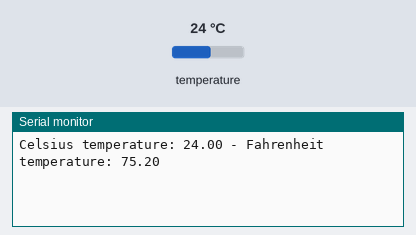
This sketch was run on a simulated Arduino Uno, built with avr-gcc and run on an emulated ATmega328P. Parts: the last lines printed to the serial monitor. Inputs (shaded band) come from the test bench; at power-on: temperature 24 °C.

Above: at 1.5 s.
1.6 s: temperature set to 12 °C
At 3.4 s:
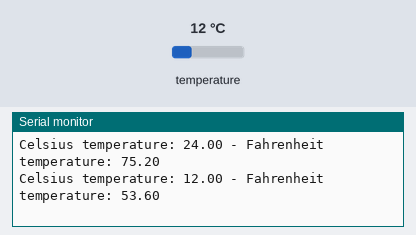
3.7 s: temperature set to 19 °C
At 5.4 s:
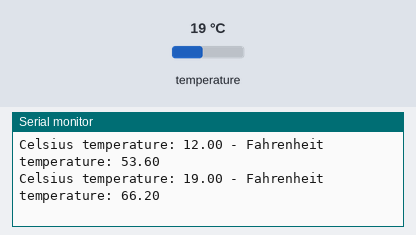
Timing chart, 0 to 6.9 s (numbered marks = the images above; inputs shaded):
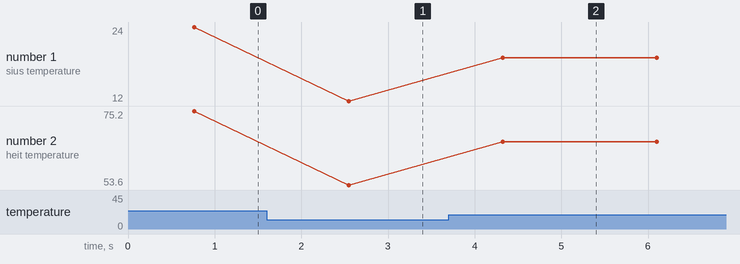

The sketch:

temp.ino
```cpp
#include <OneWire.h>
#include <DallasTemperature.h>

#define ONE_WIRE_BUS 4

OneWire oneWire(ONE_WIRE_BUS);

DallasTemperature sensors(&oneWire);

void setup(void)
{
    Serial.begin(9600);
    sensors.begin();
}

void loop(void)
{
    sensors.requestTemperatures();

    Serial.print("Celsius temperature: ");
    Serial.print(sensors.getTempCByIndex(0));
    Serial.print(" - Fahrenheit temperature: ");
    Serial.println(sensors.getTempFByIndex(0));
    delay(1000);
}
```

Measured:
- after the input at 1.6 s, the serial monitor: prints a new line after 0.94 s (image 1)
- after the input at 3.7 s, the serial monitor: prints a new line after 0.62 s (image 2)
- plotted number 1: 24 → 12 after the input at 1.6 s, 12 → 19 after the input at 3.7 s
- plotted number 2: 75.2 → 53.6 after the input at 1.6 s, 53.6 → 66.2 after the input at 3.7 s
